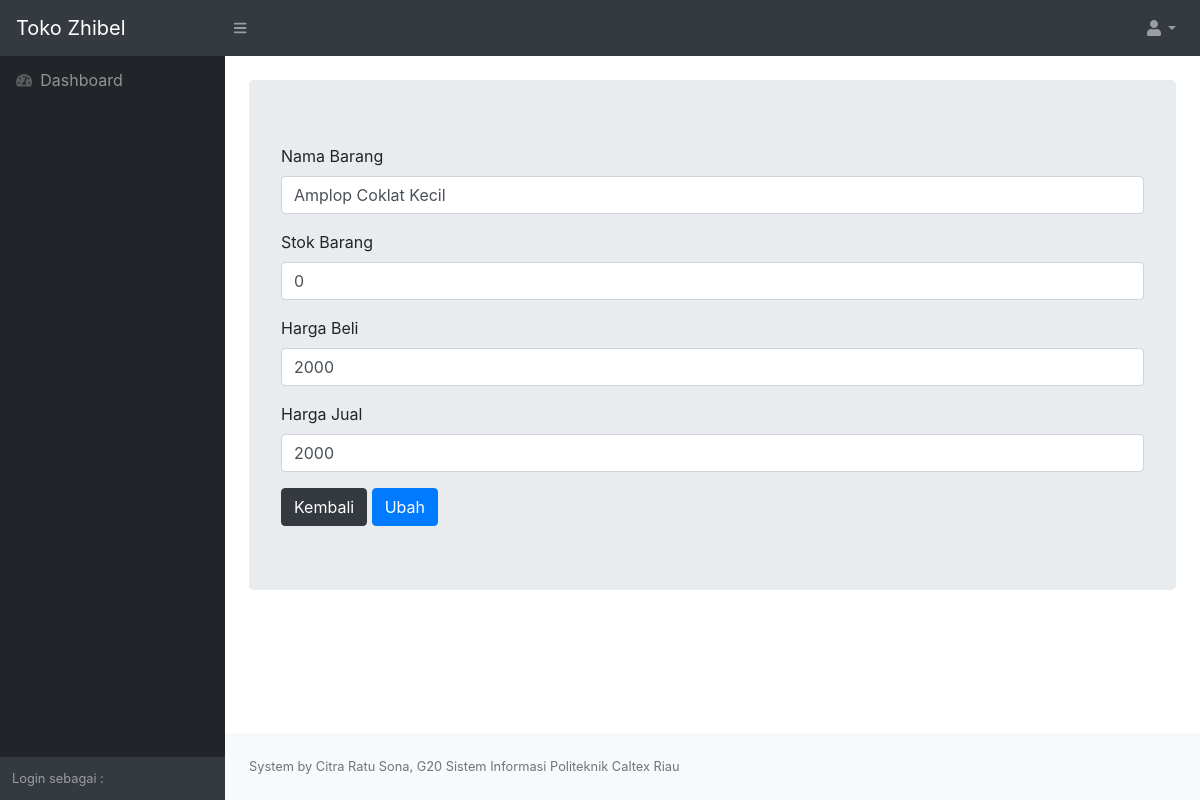
Page /views/formbarangedit.php?ubahbarangid=1 (signed in) on the committed database.
### tables this page shows
CREATE TABLE `barang` (
  `barangId` int(11) NOT NULL,
  `barangKode` varchar(255) NOT NULL,
  `barangNama` varchar(255) NOT NULL,
  `barangStok` int(11) NOT NULL,
  `hargaBeli` int(11) NOT NULL,
  `hargaJual` int(11) NOT NULL
);

### models/ClassBarang.php (called while the page is built, shortened)
<?php
Class Barang{
    function __construct(){
        $con = mysqli_connect("localhost","root","","suryajaya");
        $this->con=$con;
        }
        function detailBarang($id){
            $query=mysqli_query($this->con,"SELECT * FROM barang WHERE barangId = '$id'");
            while($a = mysqli_fetch_assoc($query)){
                $data[] = $a;
            }
            return $data;
        }
}

### views/formbarangedit.php (the view, shortened to what this page needs)
<?php
include 'header.php';
include '../models/ClassBarang.php';
$be = new Barang;
$data = $be->detailBarang($_GET['ubahbarangid']);
?>
<div class="container-fluid">
    <div class="jumbotron">
        <form action="../controllers/Barangolah.php" method="POST">
        <?php foreach($data as $be): ?>
            <div class="form-group">
                    <label for="namabarang">Nama Barang</label>
                    <input type="text" class="form-control" id="namabarang" name="namabarang" value="<?= $be['barangNama'] ?>">
                </div>
                <div class="form-group">
                    <label for="stok">Stok Barang</label>
                    <input type="number" class="form-control" id="stok" name="stok" value="<?= $be['barangStok'] ?>">
                </div>
                <div class="form-group">
                    <label for="hargabeli">Harga Beli</label>
                    <input type="number" class="form-control" id="hargabeli" name="hargabeli" value="<?= $be['hargaBeli'] ?>">
                </div>
                <div class="form-group">
                    <label for="hargajual">Harga Jual</label>
                    <input type="number" class="form-control" id="hargajual" name="hargajual" value="<?= $be['hargaJual'] ?>">
                </div>
        <a class="btn btn-dark" href="baranglist.php" role="button">Kembali</a>
        <button type="submit" class="btn btn-primary" name="ubahbarangid">Ubah</button>
        <?php endforeach; ?>
        </form>
    </div>
</div>
<?php
include 'footer.php';
?>

### rows in the picture
barang: namabarang "Amplop Coklat Kecil", stok "0", hargabeli "2000", hargajual "2000"
